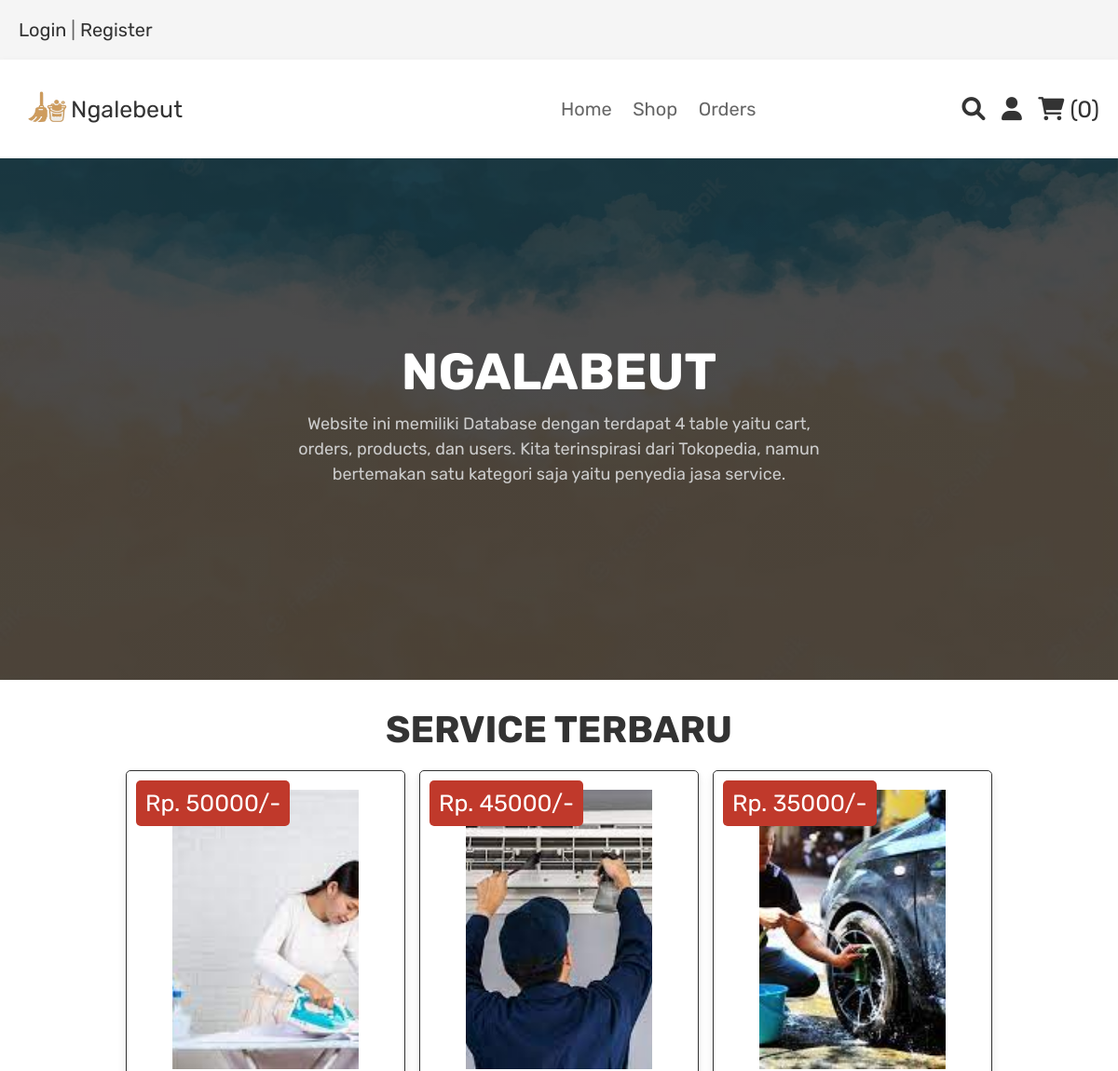
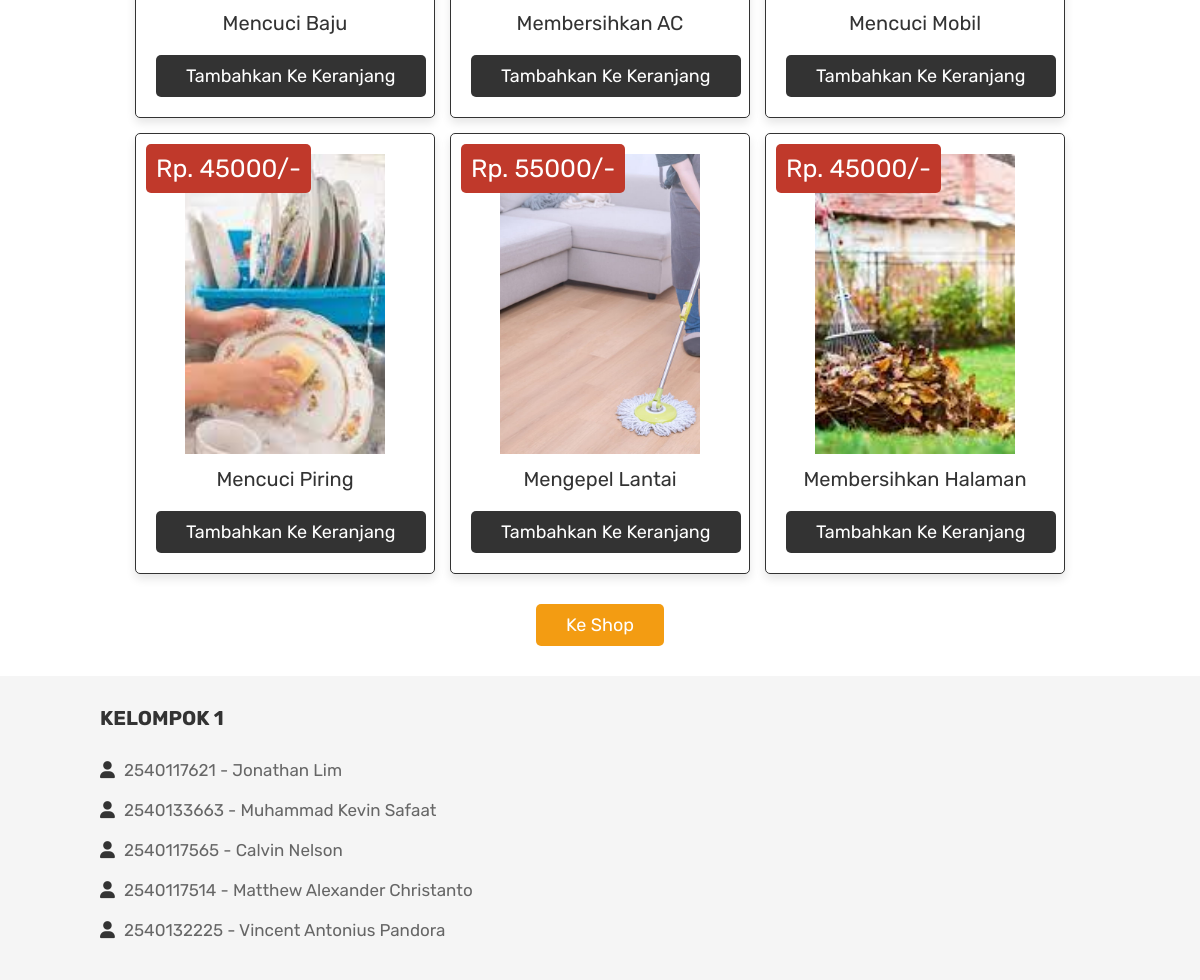
Screenshot of /home.php (signed in) with the database file from the repository (2 pictures, top to bottom).
### tables this page shows
CREATE TABLE `products` (
  `id` int(100) NOT NULL,
  `name` varchar(100) NOT NULL,
  `price` int(100) NOT NULL,
  `image` varchar(100) NOT NULL
);

### home.php (the view, shortened to what this page needs)
<?php
include 'config.php';
?>
<!DOCTYPE html>
<html lang="en">
<head>
   <link rel="stylesheet" href="https://cdnjs.cloudflare.com/ajax/libs/font-awesome/6.0.0/css/all.min.css">
   <link rel="stylesheet" href="css/style.css">
</head>
<body>
<?php include 'header.php'; ?>
<section class="home">
   <div class="content">
      <h3>Ngalabeut</h3>
      <p>Website ini memiliki Database dengan terdapat 4 table yaitu cart, orders, products, dan users. Kita terinspirasi dari Tokopedia, namun bertemakan satu kategori saja yaitu penyedia jasa service.</p>
   </div>
</section>
<section class="products">
   <h1 class="title">Service Terbaru</h1>
   <div class="box-container">
      <?php
         $select_products = mysqli_query($conn, "SELECT * FROM `products` LIMIT 6") or die('query failed');
         if(mysqli_num_rows($select_products) > 0){
            while($fetch_products = mysqli_fetch_assoc($select_products)){
      ?>
     <form action="" method="post" class="box">
      <img class="image" src="uploaded_img/<?php echo $fetch_products['image']; ?>" alt="">
      <div class="name"><?php echo $fetch_products['name']; ?></div>
      <div class="price">Rp. <?php echo $fetch_products['price']; ?>/-</div>
      <input type="submit" value="Tambahkan ke keranjang" name="add to cart" class="btn">
     </form>
      <?php
         }
      }else{
         echo '<p class="empty">Belum ada service yang terunggah!</p>';
      }
      ?>
   </div>
   <div class="load-more" style="margin-top: 2rem; text-align:center">
      <a href="shop.php" class="option-btn">Ke Shop</a>
   </div>
</section>
<?php include 'footer.php'; ?>
</body>
</html>

### css/style.css (style rules this page uses)
:root { --black:#8e44ad; --red:#c0392b; --orange:#f39c12; --black:#333; --white:#fff; --light-color:#666; --light-white:#ccc; --light-bg:#f5f5f5; --border:.1rem solid var(--black); --box-shadow:0 .5rem 1rem rgba(0,0,0,.1); }
* { font-family: 'Rubik', sans-serif; margin:0; padding:0; box-sizing: border-box; outline: none; border:none; text-decoration: none; transition:all .2s linear; }
html { font-size: 62.5%; overflow-x: hidden; }
section { padding:3rem 2rem; }
.title { text-align: center; margin-bottom: 2rem; text-transform: uppercase; color:var(--black); font-size: 4rem; }
.btn, .option-btn, .delete-btn, .white-btn { display: inline-block; margin-top: 1rem; padding:1rem 3rem; cursor: pointer; color:var(--white); font-size: 1.8rem; border-radius: .5rem; text-transform: capitalize; }
.white-btn, .btn { background-color: var(--black); }
.option-btn { background-color: var(--orange); }
.home { min-height: 70vh; background:linear-gradient(rgba(0,0,0,.7), rgba(0,0,0,.7)), url(../images/home2.jpg) no-repeat; background-size: cover; background-position: center; display: flex; align-items: center; justify-content: center; }
.home .content { text-align: center; width: 60rem; }
.home .content h3 { font-size: 5.5rem; color:var(--white); text-transform: uppercase; }
.home .content p { font-size:1.8rem; color:var(--light-white); padding:1rem 0; line-height: 1.5; }
.products .box-container { max-width: 1200px; margin:0 auto; display: grid; grid-template-columns: repeat(auto-fit, 30rem); align-items: flex-start; gap:1.5rem; justify-content: center; }
.products .box-container .box { border-radius: .5rem; background-color: var(--white); box-shadow: var(--box-shadow); padding:2rem; text-align: center; border:var(--border); position: relative; }
.products .box-container .box .image { height: 30rem; width: 20rem; object-fit: cover; }
.products .box-container .box .name { padding:1rem 0; font-size: 2rem; color:var(--black); }
.products .box-container .box .price { position: absolute; top:1rem; left:1rem; border-radius: .5rem; padding:1rem; font-size: 2.5rem; color:var(--white); background-color: var(--red); }

### rows the page displays
products: image (picture), name "Mencuci Baju", price "50000"
products: image (picture), name "Membersihkan AC", price "45000"
products: image (picture), name "Mencuci Mobil", price "35000"
products: image (picture), name "Mencuci Piring", price "45000"
products: image (picture), name "Mengepel Lantai", price "55000"
products: image (picture), name "Membersihkan Halaman", price "45000"

### other values shown
$cart_rows_number "0"
